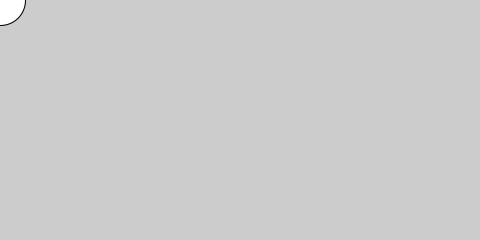
Frame 1 (no input)
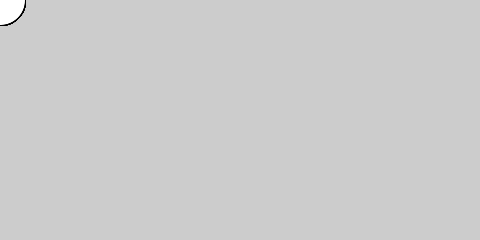
Frame 60 (the mouse pressed at the canvas centre just before this capture)
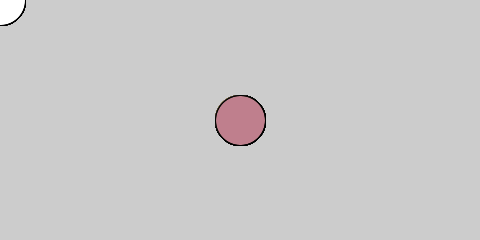
Frame 120 (the mouse held since frame 60 and released just before this capture)

The Processing sketch that drew these frames (run headless with seeded random() and noise(); from frame 60 on, the mouse is pressed at the canvas centre):

// Processing sketch: processing_91073
// ── processing_91073.pde

void setup (){
size(480,240);
smooth();
}

void draw() {
//background (255,240) ;
if (mousePressed){ //change the color when i click the mouse
ellipse(mouseX,mouseY,50,50);
fill(random(0,255),random(0,255),random(0,255),random(0,255));
}
ellipse(mouseX,mouseY,50,50);

}
